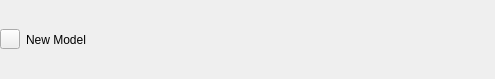
<?xml version="1.0" encoding="UTF-8"?>
<ui version="4.0">
 <class>AddModelWidget</class>
 <widget class="QWidget" name="AddModelWidget">
  <property name="geometry">
   <rect>
    <x>0</x>
    <y>0</y>
    <width>495</width>
    <height>79</height>
   </rect>
  </property>
  <property name="windowTitle">
   <string>Form</string>
  </property>
  <layout class="QHBoxLayout" name="horizontalLayout">
   <property name="leftMargin">
    <number>0</number>
   </property>
   <property name="topMargin">
    <number>0</number>
   </property>
   <property name="rightMargin">
    <number>0</number>
   </property>
   <property name="bottomMargin">
    <number>0</number>
   </property>
   <item>
    <widget class="QToolButton" name="add_model_btn">
     <property name="minimumSize">
      <size>
       <width>20</width>
       <height>20</height>
      </size>
     </property>
     <property name="maximumSize">
      <size>
       <width>20</width>
       <height>20</height>
      </size>
     </property>
     <property name="cursor">
      <cursorShape>PointingHandCursor</cursorShape>
     </property>
     <property name="text">
      <string/>
     </property>
     <property name="icon">
      <iconset resource="../../vtk.qrc">
       <normaloff>:/uiframe/images/config/add.svg</normaloff>:/uiframe/images/config/add.svg</iconset>
     </property>
     <property name="iconSize">
      <size>
       <width>20</width>
       <height>20</height>
      </size>
     </property>
    </widget>
   </item>
   <item>
    <widget class="QLabel" name="add_model_title">
     <property name="text">
      <string>New Model</string>
     </property>
    </widget>
   </item>
   <item>
    <spacer name="horizontalSpacer">
     <property name="orientation">
      <enum>Qt::Horizontal</enum>
     </property>
     <property name="sizeHint" stdset="0">
      <size>
       <width>406</width>
       <height>20</height>
      </size>
     </property>
    </spacer>
   </item>
  </layout>
 </widget>
 <resources>
  <include location="../../vtk.qrc"/>
 </resources>
 <connections/>
</ui>
